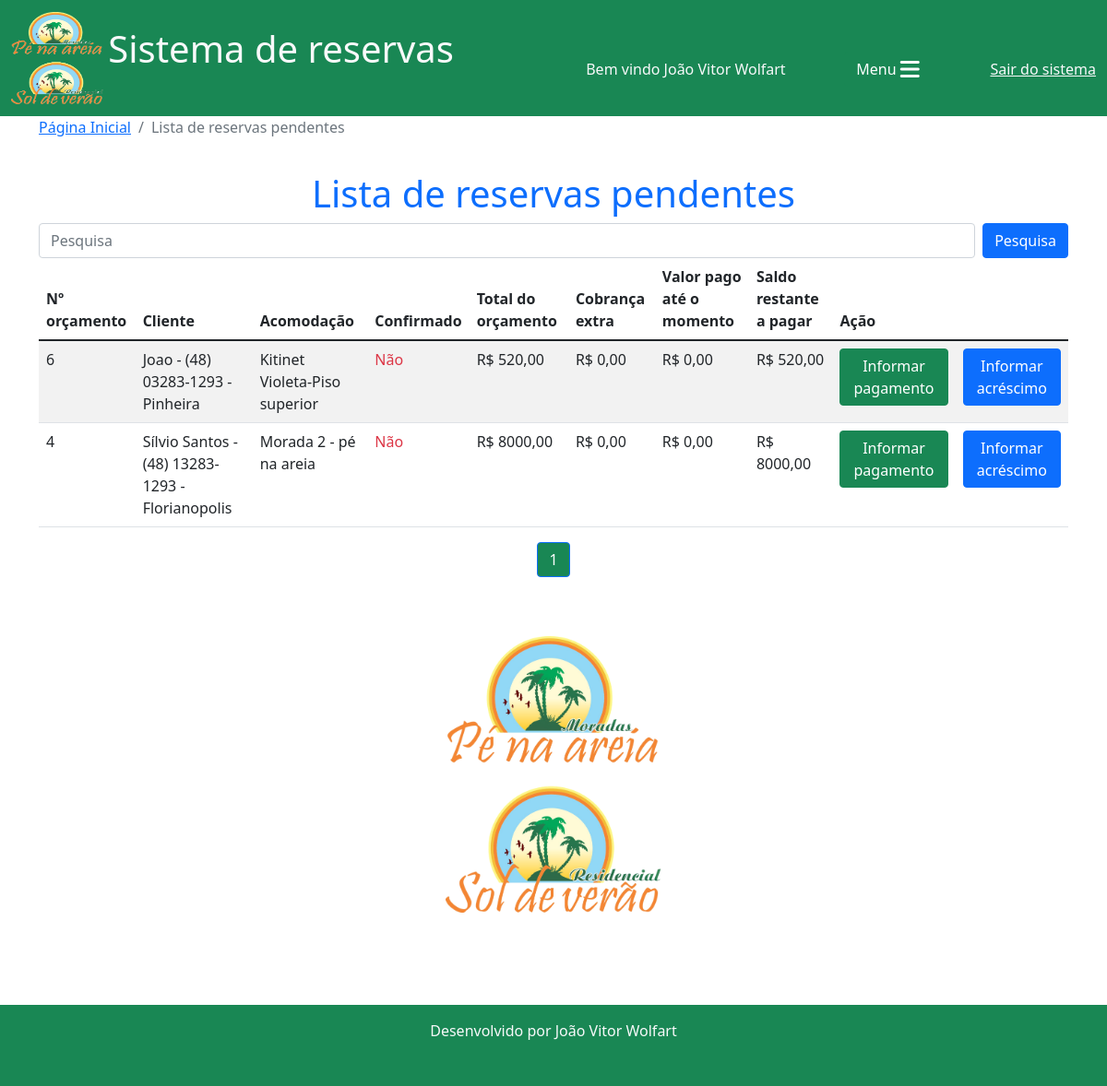
Page /reservas/lista_orcamentos_pendentes/ (signed in) on the earlier database version.
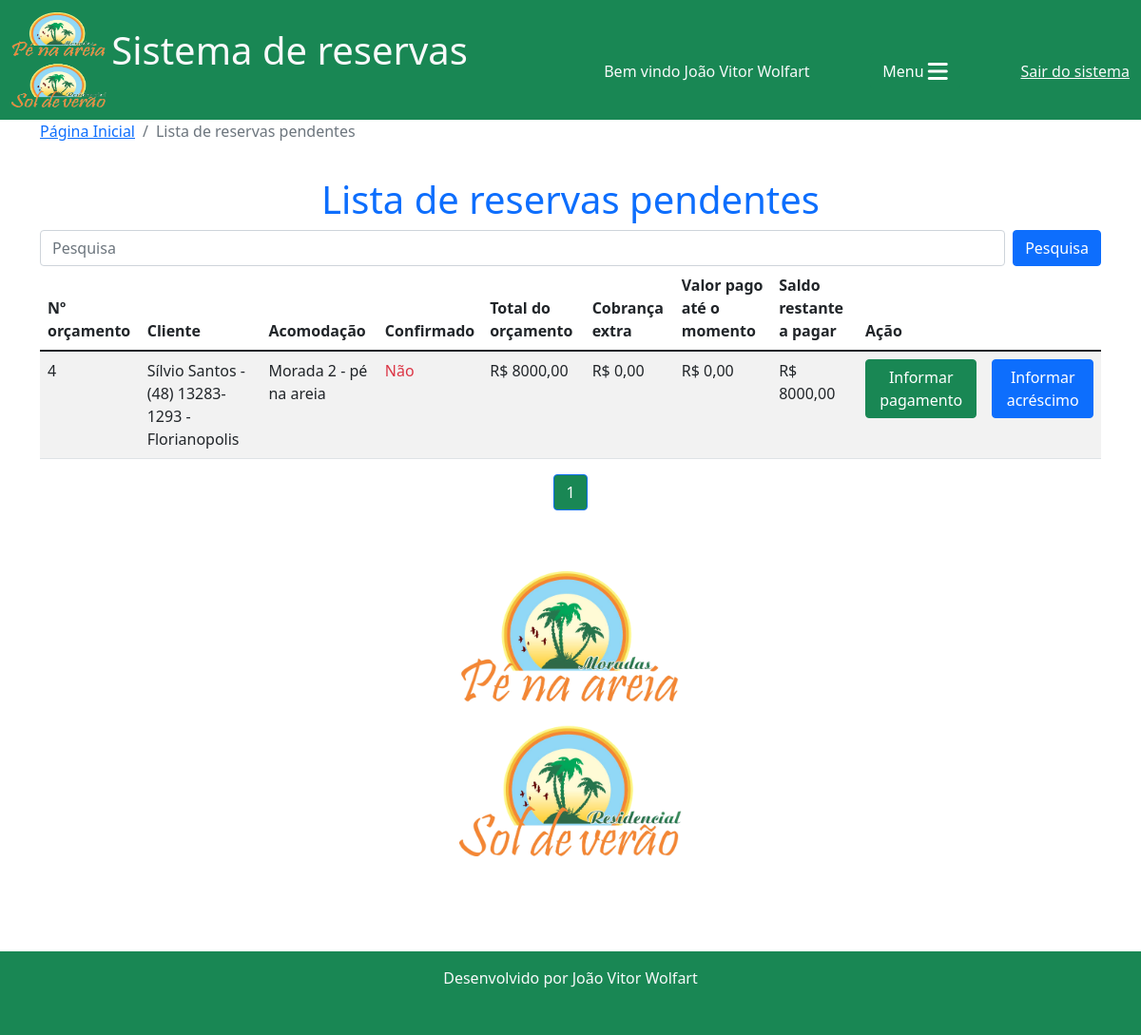
Same page on the later database version.
### reservas/models.py (models this page shows, shortened)
class Orcamento(models.Model):
    cliente = models.ForeignKey(Cliente, on_delete=models.CASCADE)
    acomodacao = models.ForeignKey(Acomodacao, on_delete=models.CASCADE)
    data_entrada = models.DateField()
    dia_entrada = models.CharField(max_length=20)
    checkin = models.CharField(max_length=100)
    data_saida = models.DateField()
    dia_saida = models.CharField(max_length=20)
    checkout = models.CharField(max_length=100)
    data_orcamento = models.DateField(default=timezone.now)
    n_ocupantes = models.IntegerField(default=0)
    obs_n_ocupantes = models.CharField(max_length=150, blank=True,)
    n_dias = models.IntegerField()
    valor_diaria = models.DecimalField(default=0, max_digits=7, decimal_places=2)
    taxa_limpeza = models.DecimalField(default=0, max_digits=6, decimal_places=2)
    descontos = models.DecimalField(default=0, max_digits=7, decimal_places=2)
    acrescimos = models.DecimalField(default=0, max_digits=7, decimal_places=2)
    valor_pacote = models.DecimalField(default=0, max_digits=7, decimal_places=2)
    dias_pacote = models.IntegerField(default=0)
    diaria_cheia = models.BooleanField(default=False)
    periodo = models.CharField(max_length=100)
    modificado = models.BooleanField(default=False)
    obs_modificacao = models.CharField(max_length=200, blank=True,)
    eliminado = models.BooleanField(default=False)
    status = models.CharField(max_length=20, choices=(("em digitação", "em digitação"), ("digitação concluída", "digitação concluída"), ("orçamento gerado", "orçamento gerado"), ("contrato gerado", "contrato gerado"),))
    total_valor_reserva = models.DecimalField(default=0, max_digits=7, decimal_places=2)
    confirmado = models.BooleanField(default=False)
    valor_pago = models.DecimalField(default=0, max_digits=7, decimal_places=2)
    valor_extras = models.DecimalField(default=0, max_digits=7, decimal_places=2)
    quitado = models.BooleanField(default=False)

class Cliente(models.Model):
    nome = models.CharField(max_length=30)
    telefone = models.CharField(max_length=20, blank=True,)
    obs = models.CharField(max_length=100)
    dados_adicionais = models.BooleanField(default=False)
    def __str__(self):
        return f"{self.nome} - {self.telefone} - {self.obs}"

class Acomodacao(models.Model):
    nome = models.CharField(max_length=50)
    empreendimento = models.ForeignKey(Empreendimento, on_delete=models.DO_NOTHING)
    tipo = models.CharField(max_length=15)
    quartos = models.IntegerField(blank=True, null=True)
    valor_base = models.DecimalField(max_digits=10, decimal_places=2, blank=True, null=True)
    descricao = models.TextField()
    limite_ideal = models.IntegerField(blank=True, null=True)
    limite_adicional = models.IntegerField(blank=True, null=True)
    aceita_pet = models.BooleanField(default=False)
    def __str__(self):
        return f"{self.nome}"

### reservas/views.py (the view)
# urls.py: path('lista_orcamentos_pendentes/', views.lista_orcamentos_pendentes, name="lista_orcamentos_pendentes"),
@login_required(login_url="login")
def lista_orcamentos_pendentes(request):
    termo_cliente = request.GET.get("termo_cliente")
    if termo_cliente:
        termo_cliente = termo_cliente.strip()
        orcamentos = Orcamento.objects.all().filter(
            Q(cliente__nome__icontains=termo_cliente) | Q(cliente__telefone__icontains=termo_cliente) | Q(cliente__obs__icontains=termo_cliente) | Q(acomodacao__nome__icontains=termo_cliente), status="contrato gerado", confirmado=False, quitado=False
        ).exclude(
            eliminado=True
        ).order_by("-id")
    else:
        orcamentos = Orcamento.objects.all().filter(
        status="contrato gerado", confirmado=False, quitado=False
        ).exclude(
            eliminado=True
        ).order_by("-id")
    saldos = []
    for o in orcamentos:
        saldo = o.total_valor_reserva + o.valor_extras - o.valor_pago
        saldos.append(saldo)
    if len(orcamentos) == 0:
        messages.add_message(request, messages.WARNING, f"Nenhum orçamento encontrado com o termo {termo_cliente}")
    paginator = Paginator(orcamentos, 10)
    page = request.GET.get('p')
    orcamentos = paginator.get_page(page)
    orcamentos_saldos = zip(orcamentos, saldos)
    return render(request, "lista_orcamentos_pendentes.html", {"orcamentos": orcamentos,"orcamentos_saldos":orcamentos_saldos})

### reservas/templates/lista_orcamentos_pendentes.html (shortened to what this page needs)
{% extends 'base.html'%}
{% load static %}
{% block 'conteudo'%}
<nav aria-label="breadcrumb">
  <ol class="breadcrumb">
    <li class="breadcrumb-item"><a href="{% url 'home'%}">Página Inicial</a></li>
    <li class="breadcrumb-item active" aria-current="page">Lista de reservas pendentes</li>
  </ol>
</nav>
<h1 style="padding-top: 20px;" class="text-center text-primary">Lista de reservas pendentes</h1>
<div class="col-12">
    <form class="d-flex" action="">
        <input class="form-control me-2" type="search" placeholder="Pesquisa" aria-label="Search" name="termo_cliente">
        <button class="btn btn-primary" type="submit">Pesquisa</button>
    </form>
    <div class="col-12 table-responsive">
      <table class="table table-striped table-hover">
        <thead>
          <tr>
            <th scope="col">Nº orçamento</th>
            <th scope="col">Cliente</th>
            <th scope="col">Acomodação</th>
            <th scope="col">Confirmado</th>
            <th scope="col">Total do orçamento</th>
            <th scope="col">Cobrança extra</th>
            <th scope="col">Valor pago até o momento</th>
            <th scope="col">Saldo restante a pagar</th>
            <th scope="col">Ação</th>
          </tr>
        </thead>
        <tbody>
          {% for o, s in orcamentos_saldos %}
          <tr>
              <td>{{o.id}}</td>
              <td class="">{{o.cliente}}</td>
              <td class="">{{o.acomodacao}}</td>
              {% if o.confirmado %}
              <td class="text-success">Sim</td>
              {% else %}
              <td class="text-danger">Não</td>
              {% endif %}
              <td class="">R$ {{o.total_valor_reserva}}</td>
              <td class="">R$ {{o.valor_extras}}</td>
              <td class="">R$ {{o.valor_pago}}</td>
              <td class="">R$ {{s}}</td>
              <td class=""><a href="{% url 'registrar_pagamento' o.id%}" class="btn btn-success">Informar pagamento</a></td>
              <td class=""><a href="{% url 'registrar_extra' o.id%}" class="btn btn-primary">Informar acréscimo</a></td>
          </tr>
          {% endfor %}
        </tbody>
      </table>
</div>
</div>
<nav aria-label="Page navigation example">
    <ul class="pagination justify-content-center">
      {%for pagina in orcamentos.paginator.page_range%}
      {%if orcamentos.number == pagina%}
        <li class="page-item active"><a class="page-link bg-success" href="?p={{pagina}}&termo_cliente={{termo_cliente}}">{{pagina}}</a></li>
      {% elif orcamentos.number > pagina|add:'-3'  and orcamentos.number < pagina|add:'3'%}
        <li class="page-item"><a class="page-link" href="?p={{pagina}}&termo_cliente={{termo_cliente}}">{{pagina}}</a></li>
      {%endif%}
      {%endfor%}
    </ul>
  </nav>
<div class="row">
    <div style="height: 400px; text-align: center;">
      <img src="{% static 'img/logo1.png'%}" alt="" class="image-fluid mt-5" style="height: 300px; margin: 0 auto;">
    </div>
</div>
{% endblock %}

Differences in the rows shown:
no longer on this page (row edited): Orcamento: id "6", cliente "Joao - (48) 03283-1293 - Pinheira", acomodacao "Kitinet Violeta-Piso superior", confirmado "Não", total_valor_reserva "520,00", valor_extras "0,00", valor_pago "0,00", s "520,00"
